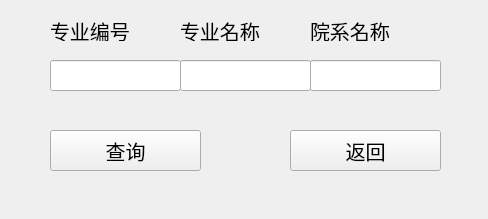
<?xml version="1.0" encoding="UTF-8"?>
<ui version="4.0">
 <class>Form</class>
 <widget class="QWidget" name="Form">
  <property name="geometry">
   <rect>
    <x>0</x>
    <y>0</y>
    <width>488</width>
    <height>219</height>
   </rect>
  </property>
  <property name="minimumSize">
   <size>
    <width>488</width>
    <height>219</height>
   </size>
  </property>
  <property name="maximumSize">
   <size>
    <width>488</width>
    <height>219</height>
   </size>
  </property>
  <property name="windowTitle">
   <string>Form</string>
  </property>
  <widget class="QLineEdit" name="lineEdit_1">
   <property name="geometry">
    <rect>
     <x>50</x>
     <y>60</y>
     <width>131</width>
     <height>31</height>
    </rect>
   </property>
  </widget>
  <widget class="QLineEdit" name="lineEdit_2">
   <property name="geometry">
    <rect>
     <x>180</x>
     <y>60</y>
     <width>131</width>
     <height>31</height>
    </rect>
   </property>
  </widget>
  <widget class="QLineEdit" name="lineEdit_3">
   <property name="geometry">
    <rect>
     <x>310</x>
     <y>60</y>
     <width>131</width>
     <height>31</height>
    </rect>
   </property>
  </widget>
  <widget class="QPushButton" name="check_Button">
   <property name="geometry">
    <rect>
     <x>50</x>
     <y>130</y>
     <width>151</width>
     <height>41</height>
    </rect>
   </property>
   <property name="font">
    <font>
     <family>楷体</family>
     <pointsize>15</pointsize>
    </font>
   </property>
   <property name="text">
    <string>查询</string>
   </property>
  </widget>
  <widget class="QPushButton" name="back_Button">
   <property name="geometry">
    <rect>
     <x>290</x>
     <y>130</y>
     <width>151</width>
     <height>41</height>
    </rect>
   </property>
   <property name="font">
    <font>
     <family>楷体</family>
     <pointsize>15</pointsize>
    </font>
   </property>
   <property name="text">
    <string>返回</string>
   </property>
  </widget>
  <widget class="QLabel" name="label">
   <property name="geometry">
    <rect>
     <x>50</x>
     <y>20</y>
     <width>81</width>
     <height>21</height>
    </rect>
   </property>
   <property name="font">
    <font>
     <family>楷体</family>
     <pointsize>15</pointsize>
    </font>
   </property>
   <property name="text">
    <string>专业编号</string>
   </property>
  </widget>
  <widget class="QLabel" name="label_2">
   <property name="geometry">
    <rect>
     <x>180</x>
     <y>20</y>
     <width>81</width>
     <height>21</height>
    </rect>
   </property>
   <property name="font">
    <font>
     <family>楷体</family>
     <pointsize>15</pointsize>
    </font>
   </property>
   <property name="text">
    <string>专业名称</string>
   </property>
  </widget>
  <widget class="QLabel" name="label_3">
   <property name="geometry">
    <rect>
     <x>310</x>
     <y>20</y>
     <width>81</width>
     <height>21</height>
    </rect>
   </property>
   <property name="font">
    <font>
     <family>楷体</family>
     <pointsize>15</pointsize>
    </font>
   </property>
   <property name="text">
    <string>院系名称</string>
   </property>
  </widget>
 </widget>
 <resources/>
 <connections/>
</ui>
